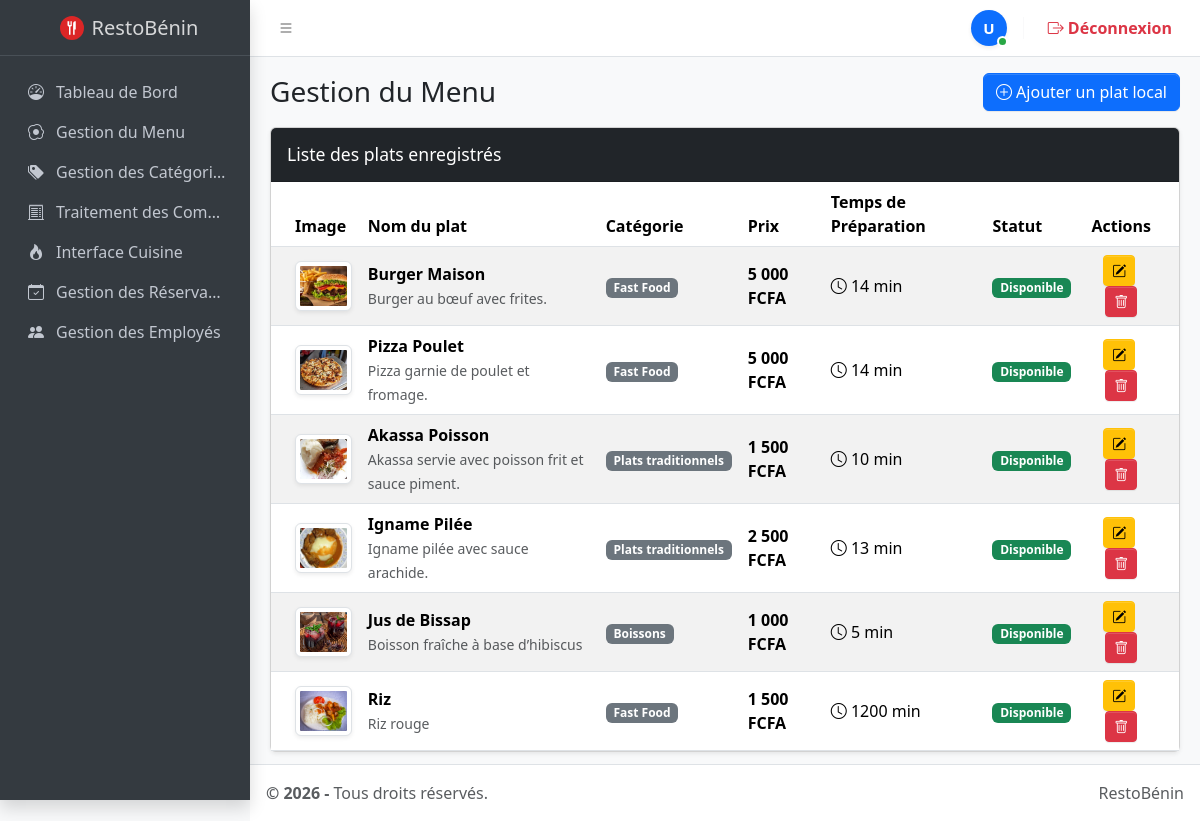
The page /pages/plats.php on the database its author committed.
### tables this page shows
CREATE TABLE `plats` (
  `id_plat` int(11) NOT NULL AUTO_INCREMENT,
  `nom` varchar(150) NOT NULL,
  `description` text DEFAULT NULL,
  `prix` decimal(10,2) NOT NULL,
  `image` varchar(255) DEFAULT NULL,
  `disponible` tinyint(1) DEFAULT 1,
  `temps_preparation` int(11) DEFAULT NULL,
  `categorie` varchar(100) DEFAULT NULL,
  `id_categorie` int(11) NOT NULL,
  PRIMARY KEY (`id_plat`),
  KEY `fk_plat_categorie` (`id_categorie`),
  CONSTRAINT `fk_plat_categorie` FOREIGN KEY (`id_categorie`) REFERENCES `categories_plats` (`id_categorie`) ON DELETE CASCADE
);

### pages/plats.php (the view, shortened to what this page needs)
<?php
require_once '../config/db.php';
$stmt = $pdo->query("SELECT * FROM plats ORDER BY id_plat DESC");
$plats = $stmt->fetchAll();
include '../includes/header.php';
include '../includes/navbar.php';
include '../includes/sidebar.php';
?>
<main class="app-main">
    <div class="app-content-header">
        <div class="container-fluid">
            <div class="row align-items-center">
                <div class="col-sm-6">
                    <h3 class="mb-0">Gestion du Menu</h3>
                </div>
                <div class="col-sm-6 text-end">
                    <a href="ajouter_plat.php" class="btn btn-primary">
                        <i class="bi bi-plus-circle"></i> Ajouter un plat local
                    </a>
                </div>
            </div>
        </div>
    </div>
    <div class="app-content">
        <div class="container-fluid">
            <div class="card shadow-sm">
                <div class="card-header bg-dark text-white">
                    <h3 class="card-title">Liste des plats enregistrés</h3>
                </div>
                <div class="card-body p-0">
                    <div class="table-responsive">
                        <table class="table table-striped table-hover align-middle mb-0">
                            <thead>
                                <tr>
                                    <th>Image</th>
                                    <th>Nom du plat</th>
                                    <th>Catégorie</th>
                                    <th>Prix</th>
                                    <th>Temps de Préparation</th>
                                    <th>Statut</th>
                                    <th class="text-center">Actions</th>
                                </tr>
                            </thead>
                            <tbody>
                                <?php if (empty($plats)): ?>
                                    <tr>
                                        <td colspan="7" class="text-center py-4">Aucun plat trouvé dans le menu.</td>
                                    </tr>
                                <?php else: ?>
                                    <?php foreach ($plats as $plat): ?>
                                        <tr id="ligne-plat-<?php echo $plat['id_plat']; ?>">
                                            <td>
                                                <img src="../public/dist/assets/img/<?php echo htmlspecialchars($plat['image']); ?>"
                                                     alt="<?php echo htmlspecialchars($plat['nom']); ?>"
                                                     class="img-thumbnail" style="width: 60px; height: 50px; object-fit: cover;">
                                            </td>
                                            <td>
                                                <strong><?php echo htmlspecialchars($plat['nom']); ?></strong><br>
                                                <small class="text-muted"><?php echo htmlspecialchars($plat['description']); ?></small>
                                            </td>
                                            <td>
                                                <span class="badge bg-secondary"><?php echo htmlspecialchars($plat['categorie']); ?></span>
                                            </td>
                                            <td>
                                                <strong><?php echo number_format($plat['prix'], 0, ',', ' '); ?> FCFA</strong>
                                            </td>
                                            <td>
                                                <i class="bi bi-clock"></i> <?php echo htmlspecialchars($plat['temps_preparation']); ?> min
                                            </td>
                                            <td>
                                                <?php if ($plat['disponible'] == 1): ?>
                                                    <span class="badge bg-success">Disponible</span>
                                                <?php else: ?>
                                                    <span class="badge bg-danger">Épuisé</span>
                                                <?php endif; ?>
                                            </td>
                                            <td class="text-center">
                                                <a href="modifier_plat.php?id=<?php echo $plat['id_plat']; ?>" class="btn btn-sm btn-warning me-1">
                                                    <i class="bi bi-pencil-square"></i>
                                                </a>
                                                <button type="button" class="btn btn-sm btn-danger"
                                                        onclick="confirmerSuppression(<?php echo $plat['id_plat']; ?>, '<?php echo addslashes(htmlspecialchars($plat['nom'], ENT_QUOTES)); ?>')">
                                                    <i class="bi bi-trash"></i>
                                                </button>
                                            </td>
                                        </tr>
                                    <?php endforeach; ?>
                                <?php endif; ?>
                            </tbody>
                        </table>
                    </div>
                </div>
            </div>
        </div>
    </div>
</main>
<?php
include '../includes/footer.php';
?>

### includes/header.php (shortened to what this page needs)
<!DOCTYPE html>
<html lang="fr">
<head>
    <link rel="stylesheet" href="../public/dist/css/adminlte.min.css">
    <link rel="stylesheet" href="https://cdnjs.cloudflare.com/ajax/libs/font-awesome/7.0.1/css/all.min.css" />
    <link rel="stylesheet" href="https://cdn.jsdelivr.net/npm/bootstrap-icons@1.10.5/font/bootstrap-icons.css">
</head>
<body class="layout-fixed sidebar-expand-lg bg-body-tertiary">
    <div class="app-wrapper">

### includes/navbar.php (shortened to what this page needs)
<nav class="app-header navbar navbar-expand bg-body">
    <div class="container-fluid">
        <ul class="navbar-nav">
            <li class="nav-item">
                <a class="nav-link" data-lte-toggle="sidebar" href="#" role="button">
                    <i class="bi bi-list"></i>
                </a>
            </li >
        </ul>
        <ul class="navbar-nav ms-auto align-items-center">
            <?php
            $prenom_user = htmlspecialchars($_SESSION['admin_prenom'] ?? 'Utilisateur');
            $role_user = htmlspecialchars(ucfirst($_SESSION['admin_role'] ?? 'Personnel'));
            $initiale = strtoupper(substr($prenom_user, 0, 1));
            $avatarBg = 'bg-primary';
            ?>
            <li class="nav-item me-3">
                <div class="position-relative"
                     data-bs-toggle="tooltip"
                     data-bs-placement="bottom"
                     data-bs-html="true"
                     title="<div class='text-start py-1'><strong><?php echo $prenom_user; ?></strong><br><span class='badge bg-light text-dark border mt-1'><?php echo $role_user; ?></span></div>">
                    <div class="<?php echo $avatarBg; ?> text-white rounded-circle d-flex align-items-center justify-content-center fw-bold shadow-sm avatar-nav">
                        <?php echo $initiale; ?>
                    </div>
                    <div class="online-indicator"></div>
                </div>
            </li>
            <li class="nav-item">
                <a href="../logout.php" class="nav-link text-danger fw-semibold d-flex align-items-center gap-1">
                    <i class="bi bi-box-arrow-right"></i> Déconnexion
                </a>
            </li>
        </ul>
    </div>
</nav>

### includes/sidebar.php (shortened to what this page needs)
<aside class="app-sidebar bg-body-secondary shadow" data-bs-theme="dark">
    <div class="sidebar-brand">
        <a href="dashboard.php" class="brand-link" style="display: flex; align-items: center; padding: 0.8rem 1rem;">
            <span class="brand-text fw-light" style="display: flex; align-items: center; gap: 8px;">
                RestoBénin
            </span>
        </a>
    </div>
    <div class="sidebar-wrapper">
        <nav class="mt-2">
            <ul class="nav nav-pills nav-sidebar flex-column" role="menu">
                <li class="nav-item">
                    <a href="dashboard.php" class="nav-link" style="display: flex; align-items: center; gap: 8px;">
                        <i class="nav-icon bi bi-speedometer"></i>
                        <p style="margin: 0;">Tableau de Bord</p>
                    </a>
                </li>
                <li class="nav-item">
                    <a href="plats.php" class="nav-link" style="display: flex; align-items: center; gap: 8px;">
                        <i class="nav-icon bi bi-egg-fried"></i>
                        <p style="margin: 0;">Gestion du Menu</p>
                    </a>
                </li>
                <li class="nav-item">
                    <a href="categories.php" class="nav-link" style="display: flex; align-items: center; gap: 8px;">
                        <i class="nav-icon bi bi-tags-fill"></i>
                        <p style="margin: 0;">Gestion des Catégories</p>
                    </a>
                </li>
                <li class="nav-item">
                    <a href="commandes.php" class="nav-link" style="display: flex; align-items: center; gap: 8px;">
                        <i class="nav-icon bi bi-receipt-cutoff"></i>
                        <p style="margin: 0;">Traitement des Commandes</p>
                    </a>
                </li>
                <li class="nav-item">
                    <a href="cuisine.php" class="nav-link" style="display: flex; align-items: center; gap: 8px;">
                        <i class="nav-icon bi bi-fire"></i>
                        <p style="margin: 0;">Interface Cuisine</p>
                    </a>
                </li>
                <li class="nav-item">
                    <a href="reservations.php" class="nav-link" style="display: flex; align-items: center; gap: 8px;">
                        <i class="nav-icon bi bi-calendar-check"></i>
                        <p style="margin: 0;">Gestion des Réservations</p>
                    </a>
                </li>
                <li class="nav-item">
                    <a href="employes.php" class="nav-link" style="display: flex; align-items: center; gap: 8px;">
                        <i class="nav-icon bi bi-people-fill"></i>
                        <p style="margin: 0;">Gestion des Employés</p>
                    </a>
                </li>
            </ul>
        </nav>
    </div>
</aside>

### includes/footer.php (shortened to what this page needs)
<footer class="app-footer">
    <div class="float-end d-none d-sm-inline">RestoBénin</div>
    <strong>&copy; 2026 -</strong> Tous droits réservés.
</footer>
</div>
</body>
</html>

### includes/navbar.php (style rules this page uses)
.online-indicator { width: 11px; height: 11px; background-color: #28a745; border: 2px solid #fff; border-radius: 50%; position: absolute; bottom: -1px; right: -1px; animation: pulse-green 2s infinite ease-in-out; }
.avatar-nav { width: 36px; height: 36px; font-size: 15px; user-select: none; cursor: pointer; transition: transform 0.2s ease; }

### rows shown on the page
plats: image (picture), nom "Burger Maison", description "Burger au bœuf avec frites.", categorie "Fast Food", prix "5 000", temps_preparation "14", disponible "Disponible"
plats: image (picture), nom "Pizza Poulet", description "Pizza garnie de poulet et fromage.", categorie "Fast Food", prix "5 000", temps_preparation "14", disponible "Disponible"
plats: image (picture), nom "Akassa Poisson", description "Akassa servie avec poisson frit et sauce piment.", categorie "Plats traditionnels", prix "1 500", temps_preparation "10", disponible "Disponible"
plats: image (picture), nom "Igname Pilée", description "Igname pilée avec sauce arachide.", categorie "Plats traditionnels", prix "2 500", temps_preparation "13", disponible "Disponible"
plats: image (picture), nom "Jus de Bissap", description "Boisson fraîche à base d’hibiscus", categorie "Boissons", prix "1 000", temps_preparation "5", disponible "Disponible"
plats: image (picture), nom "Riz", description "Riz rouge", categorie "Fast Food", prix "1 500", temps_preparation "1200", disponible "Disponible"

### other values the page prints
$initiale "U"
